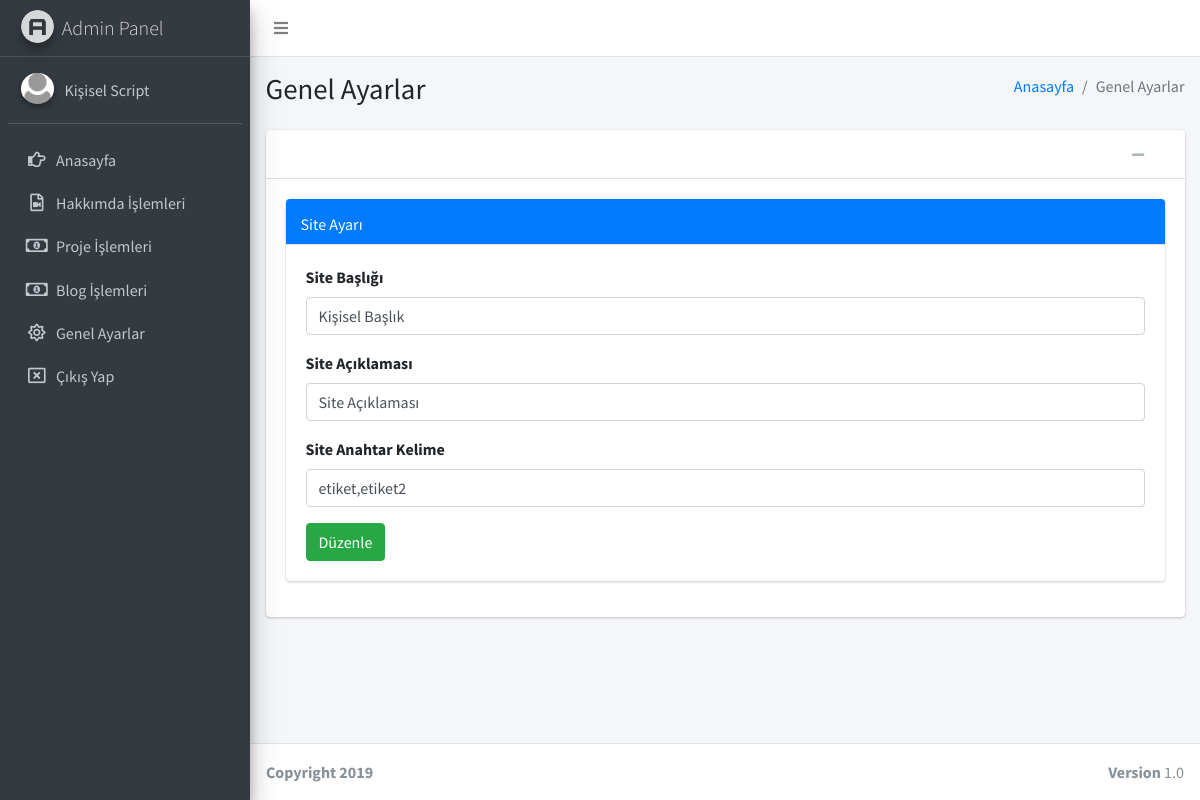
The app's page /admin/sayfalar/genel-ayar.php (signed in) with its own data.
### tables this page shows
CREATE TABLE `kullanici` (
  `kullanici_id` int(11) NOT NULL,
  `kullanici_mail` varchar(100) NOT NULL,
  `kullanici_password` varchar(50) NOT NULL,
  `kullanici_ad` varchar(50) NOT NULL
);

CREATE TABLE `ayar` (
  `ayar_id` int(11) NOT NULL,
  `ayar_logo` varchar(250) NOT NULL,
  `ayar_fovicon` varchar(250) NOT NULL,
  `ayar_url` varchar(50) NOT NULL,
  `ayar_title` varchar(250) NOT NULL,
  `ayar_appname` text NOT NULL,
  `ayar_description` varchar(250) NOT NULL,
  `ayar_keywords` text NOT NULL,
  `ayar_author` varchar(50) NOT NULL,
  `ayar_footer` varchar(255) NOT NULL,
  `ayar_tel` varchar(50) NOT NULL,
  `ayar_gsm` varchar(50) NOT NULL,
  `ayar_faks` varchar(50) NOT NULL,
  `ayar_mail` varchar(50) NOT NULL,
  `ayar_adres` varchar(250) NOT NULL,
  `ayar_maps` text NOT NULL,
  `ayar_analystic` varchar(50) NOT NULL,
  `ayar_zopim` text NOT NULL,
  `ayar_facebook` varchar(50) NOT NULL,
  `ayar_twitter` varchar(50) NOT NULL,
  `ayar_google` varchar(50) NOT NULL,
  `ayar_youtube` varchar(50) NOT NULL,
  `ayar_smtphost` varchar(50) NOT NULL,
  `ayar_smtpuser` varchar(50) NOT NULL,
  `ayar_smtppassword` varchar(50) NOT NULL,
  `ayar_smtpport` varchar(50) NOT NULL,
  `ayar_bakim` enum('0','1') NOT NULL DEFAULT '1'
);

### admin/sayfalar/genel-ayar.php (the view, shortened to what this page needs)
<?php
include 'header.php';
?>
  <div class="content-wrapper">
    <section class="content-header">
      <div class="container-fluid">
        <div class="row mb-2">
          <div class="col-sm-6">
            <h1>Genel Ayarlar</h1>
          </div>
          <div class="col-sm-6">
            <ol class="breadcrumb float-sm-right">
              <li class="breadcrumb-item"><a href="index.php">Anasayfa</a></li>
              <li class="breadcrumb-item active">Genel Ayarlar</li>
            </ol>
          </div>
        </div>
      </div>
    </section>
    <section class="content">
      <div class="container-fluid">
        <div class="card card-default">
          <div class="card-header">
            <div class="card-tools">
              <button type="button" class="btn btn-tool" data-card-widget="collapse"><i class="fas fa-minus"></i></button>
              <button type="button" class="btn btn-tool" data-card-widget="remove"><i class="fas fa-remove"></i></button>
            </div>
          </div>
          <div class="card-body">
<div class="row">
          <div class="col-12 ">
            <div class="card card-primary card-tabs">
              <div class="card-header p-0 pt-1">
                <ul class="nav nav-tabs" id="custom-tabs-one-tab" role="tablist">
                  <li class="nav-item">
                    <a class="nav-link" id="custom-tabs-one-profile-tab" data-toggle="pill" href="#custom-tabs-one-profile" role="tab" aria-controls="custom-tabs-one-profile" aria-selected="false">Site Ayarı</a>
                  </li>
                </ul>
              </div>
              <div class="card-body">
                <div class="tab-content" id="custom-tabs-one-tabContent">
                  <div class="tab-pane fade show active" id="custom-tabs-one-profile" role="tabpanel" aria-labelledby="custom-tabs-one-profile-tab">
                      <form action="../ayar/islem.php" method="POST">
              <div class="form-group">
                        <label>Site Başlığı</label>
                        <input type="text" name="ayar_title" class="form-control" placeholder="Deplasmandaki Takımla Karşılaşacak Takım İsmi" value="<?php echo $ayarcek['ayar_title']; ?>">
                      </div>
 <div class="form-group">
                        <label>Site Açıklaması</label>
                        <input type="text" name="ayar_description" class="form-control" placeholder="Deplasmandaki Takımla Karşılaşacak Takım İsmi" value="<?php echo $ayarcek['ayar_description'] ?>">
                      </div>
                      <div class="form-group">
                        <label>Site Anahtar Kelime</label>
                        <input type="text" name="ayar_keywords" class="form-control" placeholder="Canlı Tv İzle,BeinSport HD izle" value="<?php echo $ayarcek['ayar_keywords'] ?>">
                      </div>
    <button type="submit" name="genelayarkaydet" class="btn btn-success">Düzenle</button>
</form>
                  </div>
                </div>
              </div>
            </div>
          </div>
        </div>
          </div>
        </div>
      </div>
    </section>
  </div>
 <footer class="main-footer">
    <div class="float-right d-none d-sm-block">
      <b>Version</b> 1.0
    </div>
    <strong>Copyright 2019</strong>
  </footer>
</div>
</body>
</html>

### admin/sayfalar/header.php (shortened to what this page needs)
<?php
include '../../baglan.php';
$kullanicisor=$db->prepare("SELECT * FROM kullanici where kullanici_mail=:mail");
$kullanicisor->execute(array(
  'mail' => $_SESSION['kullanici_mail']
  ));
$kullanicicek=$kullanicisor->fetch(PDO::FETCH_ASSOC);
$ayarsor=$db->prepare("SELECT * FROM ayar where ayar_id=:id");
$ayarsor->execute(array(
  'id' => 0
  ));
$ayarcek=$ayarsor->fetch(PDO::FETCH_ASSOC);
?>
<!DOCTYPE html>
<html>
<head>
  <link rel="stylesheet" href="https://code.ionicframework.com/ionicons/2.0.1/css/ionicons.min.css">
  <link rel="stylesheet" href="../plugins/fontawesome-free/css/all.min.css">
  <link rel="stylesheet" href="https://code.ionicframework.com/ionicons/2.0.1/css/ionicons.min.css">
  <link rel="stylesheet" href="../plugins/tempusdominus-bootstrap-4/css/tempusdominus-bootstrap-4.min.css">
  <link rel="stylesheet" href="../plugins/icheck-bootstrap/icheck-bootstrap.min.css">
  <link rel="stylesheet" href="../plugins/jqvmap/jqvmap.min.css">
  <link rel="stylesheet" href="../dist/css/adminlte.min.css">
  <link rel="stylesheet" href="../plugins/overlayScrollbars/css/OverlayScrollbars.min.css">
  <link rel="stylesheet" href="../plugins/daterangepicker/daterangepicker.css">
  <link rel="stylesheet" href="../plugins/summernote/summernote-bs4.css">
  <link rel="stylesheet" href="../plugins/datatables-bs4/css/dataTables.bootstrap4.css">
</head>
<body class="hold-transition sidebar-mini layout-fixed">
<div class="wrapper">
  <nav class="main-header navbar navbar-expand navbar-white navbar-light">
    <ul class="navbar-nav">
      <li class="nav-item">
        <a class="nav-link" data-widget="pushmenu" href="#"><i class="fas fa-bars"></i></a>
      </li>
    </ul>
  </nav>
  <aside class="main-sidebar sidebar-dark-primary elevation-4">
    <a href="index.php" class="brand-link">
      <img src="../dist/img/AdminLTELogo.png" alt="AdminLTE Logo" class="brand-image img-circle elevation-3"
           style="opacity: .8">
      <span class="brand-text font-weight-light">Admin Panel</span>
    </a>
    <div class="sidebar">
      <div class="user-panel mt-3 pb-3 mb-3 d-flex">
        <div class="image">
          <img src="../dist/img/user2-160x160.png" class="img-circle elevation-2" alt="User Image">
        </div>
        <div class="info">
          <a href="#" class="d-block"><?php echo $kullanicicek['kullanici_ad']; ?></a>
        </div>
      </div>
      <nav class="mt-2">
        <ul class="nav nav-pills nav-sidebar flex-column" data-widget="treeview" role="menu" data-accordion="false">
               <li class="nav-item">
            <a href="index.php" class="nav-link">
              <i class="nav-icon far fa-hand-point-right"></i>
              <p>
                Anasayfa
              </p>
            </a>
          </li>
         <li class="nav-item">
            <a href="hakkimda-listele.php" class="nav-link">
              <i class="nav-icon far fa-file-video"></i>
              <p>
                Hakkımda İşlemleri
              </p>
            </a>
          </li>
          <li class="nav-item">
            <a href="proje-listele.php" class="nav-link">
              <i class="nav-icon far fa-money-bill-alt"></i>
              <p>
                Proje İşlemleri
              </p>
            </a>
          </li>
           <li class="nav-item">
            <a href="blog-listele.php" class="nav-link">
              <i class="nav-icon far fa-money-bill-alt"></i>
              <p>
                Blog İşlemleri
              </p>
            </a>
          </li>
          <li class="nav-item">
            <a href="genel-ayar.php" class="nav-link">
              <i class="nav-icon far fa-sun"></i>
              <p>
                Genel Ayarlar
              </p>
            </a>
          </li>
     <li class="nav-item">
            <a href="logout.php" class="nav-link">
              <i class="nav-icon far fa-window-close"></i>
              <p>
                Çıkış Yap
              </p>
            </a>
          </li>
        </ul>
      </nav>
    </div>
  </aside>

### records on screen
kullanici: kullanici_ad "Kişisel Script"
ayar: ayar_title "Kişisel Başlık", ayar_description "Site Açıklaması", ayar_keywords "etiket,etiket2"
